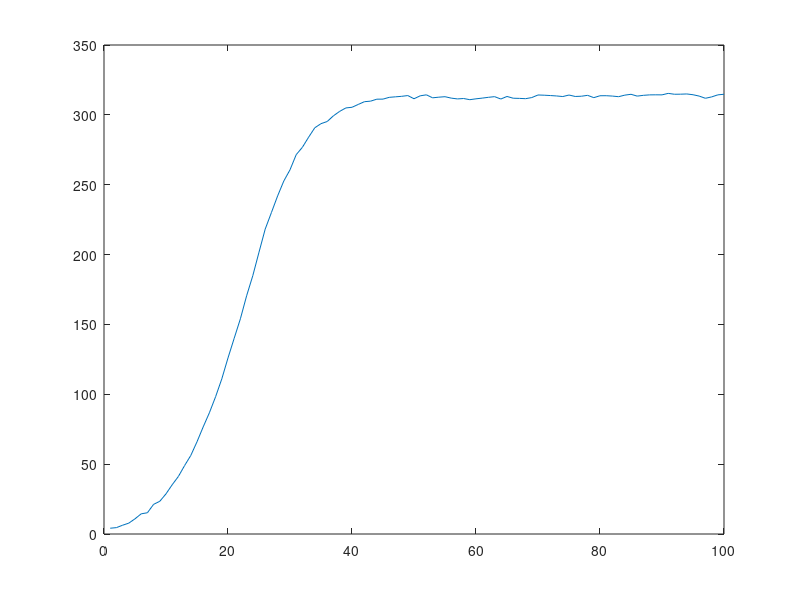

MATLAB code for this plot: (Note: this script raises an error after producing the figure.)
% Test simple Bass model over real data together with MCMC and parameters
% (only on one add-on)
% estimate
clear all;                              % clear workspace
global  Y1p MADp MSEp;
% MKt6v99 Spec Topics:  Bayesian Dynamic Models, Norris Bruce
% Extended Kalman Filter - Example
pp =1;
p      =  1;     T = 100;               % p dimension of state vector; T length of series
m0     =  randn(p,1); C0 = eye(p);      % intial state distribution at t=0

%Bass Model parameter simulation
qi1=0.38*rand(1,1);
pi1=0.003*rand(1,1);
mi1=1000*rand(1,1);

F      =  ones(p,1);  GT = diag([-qi1./mi1 (1-pi1+qi1)]); d = diag(GT);     % Observation and systems matrix  
v      =  eye(p)*0.2;       w = 0.5*eye(p);              % known observation and sytem variance


% Simulate Observations  y(t) and states 
tt1    =  5*rand(p,T+1); y = zeros(p,T); x = rand(T,1); F =  eye(p); y=[]; beta=pi1*mi1 ;
ew     =  chol(w)'*randn(p,T);  ev = chol(v)'*randn(p,T); x= ones(p,T); uT=diag(beta)*x;
%a      =  rand(1,5); b = rand(1,5); alpha = [1.2; 1.05];

% LINEAR Goodwill
%for  t =  2:T+1 tt1(1,t) =  d(1)*tt1(1,t-1) + uT(1,t-1) + ew(1,t-1); end;
%for  t =  2:T+1 tt1(2,t) =  d(2)*tt1(2,t-1) + uT(2,t-1) + ew(2,t-1); end; plot(tt1);

% NONLINEAR Goodwill
for  t =  2:T+1 tt1(1,t) =  d(1)*tt1(1,t-1).^2 + d(2)*tt1(1,t-1)+ uT(1,t-1) + ew(1,t-1); end;                
%for  t =  2:T+1 tt1(2,t) =  tt1(2,t-1)- d(2)*tt1(2,t-1)^alpha(2) + uT(2,t-1) + ew(2,t-1); end; plot(tt1);


for  t =  1:T 

 y(:,t)  = tt1(1,t)  +  ev(:,t);
 %[a(1)*tt1(1,t) - a(2)*tt1(2,t) - a(3)*tt1(1,t)^2 +  a(4)*tt1(2,t)^2 + a(5)*tt1(1,t)*tt1(2,t); ...
  %           b(1)*tt1(2,t) - b(2)*tt1(1,t) - b(3)*tt1(2,t)^2 +  b(4)*tt1(1,t)^2 + b(5)*tt1(1,t)*tt1(2,t)] + ev(:,t);

end;
plot(y(1,:)); pause; % plot(y(2,:)); 
tt1s = tt1(:,2:T+1);
%==========================================================================
%============================ Data ======================================
%==========================================================================
% global variable used in linearized form
global yp yc betas se_est ;

% Read platform data inclusion
format long
[num,txt,raw] = xlsread('C:\Users\MHE\Desktop\ActiveCourses\Projects\FirefoxAddon(VeryLowPriority)\DiffData\platformdata.xlsx',1);
yp = num(:,20)/(10^7); %10 million firefox platform download [Scale in order to avoid singularity]
yc = num(:,21)/(10^7); %10 million competitors firefox platform downloads
ych = num(:,22)/(10^7); %10 million chrome firefox platform downloads
yie = num(:,23)/(10^7); %10 million chrome firefox platform downloads
ysaf = num(:,24)/(10^7); %10 million chrome firefox platform downloads
yop = num(:,25)/(10^7); %10 million chrome firefox platform downloads
pT   = size(yp,1); %cut the data of add-ons based on platform data
yusd =num(:,36)/(10^7); %10 million firefox platform download [Scale in order to avoid singularity]
yrt = num(:,31)/(10^7); %10 million competitors firefox platform downloads
yrt = cumsum(yrt); % since cumulative reviews are important
dwnldaddon =num(:,34)/(10^7); %10 million firefox platform download [Scale in order to avoid singularity]
crtdAddons =num(:,33)/(10^7); %10 million firefox platform download [Scale in order to avoid singularity]
crtdAddons = cumsum(crtdAddons); % since cumulative reviews are important
updtdAddons =num(:,31)/(10^7); %10 million firefox platform download [Scale in order to avoid singularity]
updtdAddons = cumsum(updtdAddons); % since cumulative reviews are important
%dwnldaddon =cumsum(dwnldaddon);

yc =[ych  yie];  % yie yie ysaf yop %yusd.*yrt yrt %dwnldaddon
%yc = [0; yc(1:(size(yc,1)-1))]; % for the moment m0 it is zero
yc = [zeros(1,size(yc,2)); yc(1:(size(yc,1)),:)]; % for the moment m0 it is zero
kp     = 3+size(yc,2); %estimating three parameters (3 bass parameters and 2 competition parameter; we have rating and OL (2) and interaction (1))
%yp  = Mt(2:pT); %simulated data [end of the same file]
ppparam = 0.0003;
npparam =repmat(-0.0002,[size(yc,2) 1]);
qpparam = 0.0131;
M0param = max(yp); 
GTp  = diag([M0param ppparam qpparam npparam']);
xp = ones(p,pT);
X0= max(yp);
uTp= ppparam*M0param + M0param*yc*npparam;
options = optimset('Display','on','MaxIter',10000,'TolX',10^-30,'TolFun',10^-30,'UseParallel','always'); %,'GradObj','on'
% prior parameters for M0
varp    =  2.5e2; % consider high variance (broad prior)
meanp   =  max(yc)+5;
px       =  2;
Lpriorp =  - 0.5*log(2*pi*varp) -   0.5*sum((M0param-meanp).^2/varp);
% tunning parameters
pc        = 1e3; % for the draws of M0
pcorigin  = pc;
postPOld  = Lpriorp;
accepRate =0;


 %clear all;
% load data;   % linear state equation equation - nerlove arrow
 
 %load data2;   % nonlinear state equation equation - nerlove arrow

 jumps      =    5; idx = 0; jp = 0; ndraw=8000;  ndraw0 = 2000; 


  %platform variables
 bp_ =  zeros(pT*p,(ndraw-ndraw0)/jumps);
 b0p_ = zeros(p,(ndraw-ndraw0)/jumps);
 cp_ = zeros(kp+1+1,(ndraw-ndraw0)/jumps); %because v has the size of (n+1)*(n+1): 2 variance, 3 Bass parameters and 1 competition param
 %df_ = zeros((2*n+2)*(2*n+2),(ndraw-ndraw0)/jumps);   % to save full var-covar matrix
 mp=zeros(1,pT);
 Cp = repmat(eye(pp),[1 1 pT]);
 m0p = rand(pp,1);
 C0p = repmat(eye(pp),[1 1]);
 
 %for platform
 errwp_ =0;
 errvp_ = 0;
 MADp=zeros(1,pT); MSEp = zeros(1,pT);
 Y1p = zeros(1,pT); % n for add-ons and 1 for platform
 b0p    =  zeros(kp-1,1); 
 S0Invp =  1.5e-7*eye(kp-1);
 btempp=zeros(kp,1);
 
 
 % prior 
 b0    =  zeros(kp-1,1); %[0.5; 0.5; .5; .5]; 
 S0Inv =  1.5e-7*eye(kp-1);
 wa0=0.1; wv02=.1;va0=0.1;vv02=.1;
 
 %platform
    T = pT;
    tt1p    =  15*ones(p,pT); 
    vp     =  0.2; % it includes all observation equations of platform state equation
    wp = 0.5;              % known observation and sytem variance
    LL       =    zeros(1,(ndraw-ndraw0)/jumps);   % log likelihood
  cumj=0;  
  
  %check multicollinearity
  temp=regstats(yc(:,1),yc(:,2:size(yc,2)),'linear');
  vif = 1/(1-temp.rsquare)
  
  clc
 tic;
for i = 1:ndraw
    i
    
   % platform EKF calculation
    [mp(:,1:pT),Cp(:,:,1:pT),m0p(:,:),C0p,tt1p(1:pT),tt0p]     =     BEKFPMOnlyPlatformCompetitor(yp(1:pT),F,pp,m0p(:,:),C0p(:,:),vp,wp,GTp(:,:),uTp(1:pT),yc);   %,a,b,alpha

   
    ttr1=tt1p(1:pT)';
    ttind1p= [tt0p;tt1p(1:pT-1)'];
    %ttindepbuilder(tt0p,tt1p(1:pT),pT,xp) ; % drop last value
   
   %simulate GT = d, beta (System Equation)
   % first simulate M0|p,q,beta erround the mode obtained using fminunc
   X0= M0param;
   alpha     = 0.5;
   accptnrnd = 0.8;
   [x,fval,exitflag,output,grad,hessian]=fminunc('HorskeySimonMethodM0',X0,options,yc,ppparam,npparam,qpparam,ttind1p,ttr1,Lpriorp,[m0p mp(:,1:pT-1)]',wp);
   var        = inv(hessian);
   if (hessian <= 0)
       var = 1e-6;
   end;
   j=1;
%   pc = pcorigin;
   swfac =1; % to facilitate the first round when I am using prior
   while ((alpha < accptnrnd)) %&& (swfac == 1) )
       j=j+1
       wpm =pc*var;
       if (wpm==0)
           wpm = 1e-6;
       end;
       M0paramNew   =  x + chol(wpm)'*randn(length(x),1);
       postPNew  = -HorskeySimonMethodM0(M0paramNew,yc,ppparam,npparam,qpparam,ttind1p,ttr1,Lpriorp,[m0p mp(:,1:pT-1)]',wp); % log of new posterior
       postPOld  = -HorskeySimonMethodM0(M0param,yc,ppparam,npparam,qpparam,ttind1p,ttr1,Lpriorp,[m0p mp(:,1:pT-1)]',wp); % log of old posterior
       alpha     = postPNew - postPOld;
       accptnrnd = log(rand(1,1));
       % M0paramNew = M0param + pc*randn(length(M0Param),1);
%       (accepRate/i) 
%         if ((accptncCounter/i) < .15)
%            disp('increase')
%            pc = pc*0.4
%         else
%           disp('decrease')
%           pc = pc*1.05
%        end;
%        if (ceil(j./6) == (j./6))
%            alpha
%            accptnrnd
%            pc = pc*.1;
%            pc*wp
%        end;
%        if (i==1)
%            swfac =0;
%        end;
   end;
   cumj= cumj+j;
   % check acceptance rate and modify it
   accepRate=i/cumj % because i out of all cumj iterations is accepted until now
%    if (accepRate < .15) % per Dr. Norris 1/1/2013 I should not change it
%        disp('increase')
%        pc = pc*0.8
%     else
%       disp('decrease')
%       pc = pc*1.25
%    end;
   
   postPOld  = postPNew;
   M0param   = M0paramNew;
  % f = -qpparam/x*(2*ttind1p.*m-m.^2) + (1+qpparam-ppparam).*ttind1p-(yc(1:(size(yc,1)-1),:)*npparam).*ttind1p+ppparam*x + yc(1:(size(yc,1)-1),:)*npparam*x;
   ttindtemp = [(-2*[m0p mp(:,1:pT-1)]'.*ttind1p+[m0p mp(:,1:pT-1)]'.^2)/M0param+ttind1p M0param-ttind1p yc(1:(size(yc,1)-1),:).*repmat((M0param-ttind1p),[1 size(yc,2)])];
   ttrtemp = ttr1;
   ttr1    = ttr1 - ttind1p;
   ttind1p = ttindtemp;
    
    S1   =  (((ttind1p'*ttind1p)/wp)+S0Invp)\speye(size((((ttind1p'*ttind1p)/wp)+S0Invp)));%inv(((ttind1'*ttind1)/wp)+S0Inv);
    b1   =  S1*(((ttind1p'*ttr1)/wp)+S0Invp*b0p(:,1));
    btp   =  b1 + chol(S1)'*randn(length(b1),1);
    btempp(:,1)=[M0param btp']'; % to use in cross section
    qpparam   = btp(1);
    ppparam   = btp(2);
    npparam   = btp(3:(2+size(yc,2)));
    disp('I am here 1')
    GTp(:,:)  =   diag([M0param ppparam qpparam npparam']);
    uTp(1:pT) =   ppparam*M0param + M0param*yc(1:(size(yc,1)-1),:)*npparam;
    disp('I am here 2')
    %simulate v ~ IG (System Equation)
    wa1  = (wa0+pT)/2;
    wv12 = (wv02+(ttr1-ttind1p(1:pT,1:3)*btp(1:3,1))'*(ttr1-ttind1p(1:pT,1:3)*btp(1:3,1)))/2;
    ewv = (ttr1-ttind1p(1:pT,1:3)*btp(1:3,1));
    wp  =  1/gamrnd(wa1,1/wv12);

    %simulate w ~ IG (Observation Equation)
    ttr1 = ttrtemp;
    va1= (va0+pT)/2;
    vv12= (vv02+((yp - ttr1)'*(yp - ttr1)))/2;
    evv =yp - ttr1;
    vp =1/gamrnd(va1,1/vv12);

   if   (i                >     ndraw0)             %  Discarding burnin
        idx               =     idx + 1; end; 
    
   if   idx              ==     jumps
        idx               =     0;
        jp                =     jp + 1;
     
       bp_(1:pT,jp)          =     reshape(tt1p(1:pT)',pT*p,1); 
       b0p_(:,jp)        =     tt0p; 
       cp_(:,jp)         =     [btempp;vp;wp]; %vp will be saved as a matrix
       LL (jp)      = LL(jp)- 0.5*(2*wv12-wv02)/wp.^2 -  0.5*pT*pp*log(2*pi*wp.^2);
       LL (jp)      = LL(jp)- 0.5*(2*vv12-va0)/vp.^2 -   0.5*pT*pp*log(2*pi*vp.^2);
       errwp_  =  errwp_ + ewv;
       errvp_  =  errvp_ + evv;
    end;
end;
toc;

%platform parameters
cpmean_ = mean(cp_,2);
disp('parameter estiamte for [M0 q p n] are (posterior):');
disp(cpmean_');


% check Convergence of Platform
for i=1:7; %because 8 variables
    subplot(2,4, i)
    plot(cp_(i,:))
end;

% check multicollinearity
 temp = regstats(mean(bp_,2),yc(1:1423,:),'linear');
 VIF =1/(1-temp.rsquare)
 



% Check significance of platform
%platformparams = [pip_e;qip_e;mip_e];
i =5;
hpdisp = zeros(10,2);
for i =1:7;
    alldraws = [cp_(i,:)' ];

    result = momentg(alldraws);
    means=[result.pmean]';
    stdevs=[result.pstd]';

    % HPDI
    [n1,n2]=size(cp_(i,:));
     hpdis=zeros(n1,2);
      for ii=1:n1
         hpdis(ii,1:2) = hpdi(cp_(i,:)',.95);
      end
      hpdisp(i,:) = hpdis;
end;

% generate data according to Bass Model

ps = 0.0142;
qs  = 0.0306;
ms  = 22.63;
Mt = zeros(pT+1, 1);
mt =zeros(pT,1);
for t=1:pT;
     mt(t) =  -qs/ms *(Mt(t)).^2 + (qs- ps) *Mt(t) + ps*ms;    
     Mt (t+1) = Mt(t) + mt(t);
end;

% data 
yp  = Mt(2:pT);
pT   = size(yp,1); %cut the data of add-ons based on platform data
GTp  = GT;
xp = ones(p,pT);
uTp= diag(beta)*xp(1:pT);

% test simple bass regression for the platform
ypdiff =diff(yp);
ypindep = [yp(1:(size(yp,1)-1)).^2 yp(1:(size(yp,1)-1)) ones((size(yp,1)-1),1)];
betas=inv(ypindep'*ypindep)*ypindep'*ypdiff;
errors=ypdiff-ypindep*betas;
vcm=(errors'*errors)*inv(ypindep'*ypindep)/(size(yp,1)-1);
se_est=sqrt(diag(vcm));
disp('Parameters of simple Bass regression is (alpha, beta, gamma):')
disp([betas']);
disp('t-stat is:');
disp([betas'./se_est']);
pbmparam = (-betas(2)+sqrt(betas(2).^2-4*betas(1)*betas(3)))/2;
qbmparam = -betas(1)*betas(3)/pbmparam;
mbmparam = -qbmparam/betas(1);
disp('Bass parameters are (p, q, m):')
disp([pbmparam qbmparam mbmparam])

% test simple bass regression for the platform with including competitor
% response
ypdiff =diff(yp);
ypindep = [yp(1:(size(yp,1)-1)).^2 yp(1:(size(yp,1)-1)) yp(1:(size(yp,1)-1)).*yc(1:(size(yc,1)-1)) yc(1:(size(yc,1)-1)) ones((size(yp,1)-1),1)];
betas=inv(ypindep'*ypindep)*ypindep'*ypdiff;
errors=ypdiff-ypindep*betas;
vcm=(errors'*errors)*inv(ypindep'*ypindep)/(size(yp,1)-1);
se_est=sqrt(diag(vcm));
disp('Parameters of simple Bass regression is (alpha, beta, gamma):')
disp([betas']);
disp('t-stat is:');
disp([betas'./se_est']);
nparam = - betas(3);
m0param = betas(4)/nparam;
pbmparam = betas(5)/m0param;
qbmparam = - betas(1)/m0param;
disp('Bass parameters are (p, q, m, c):')
disp([pbmparam qbmparam m0param nparam])
disp('q-p = beta check')
disp([qbmparam - pbmparam  betas(2)])

% Use Horskey and Simon Method
scale =10^9;
yp = num(:,20)/(scale); %K firefox platform download [Scale in order to avoid singularity]
yc = num(:,21)/(scale); %K  competitors firefox platform downloads
ych = num(:,22)/(scale); %K  chrome  platform downloads
yie = num(:,23)/(scale); %K  ie platform downloads
ysaf = num(:,24)/(scale); %K  safari firefox platform downloads
yop = num(:,25)/(scale); %K  opera firefox platform downloads
yc =[ych yie]; %[ych yie ysaf yop];
plot([ych yie ysaf yop]) %zeros(1,size(yc,2));
yc = [ yc(1:(size(yc,1)),:)]; % for the moment m0 it is zero
%yp  = Mt(2:pT); %simulated data [end of the same file]
%X0= max(yp);
X0 =2.485903338959157;
options=optimset('Display','on','MaxIter',10000,'TolX',10^-30,'TolFun',10^-30,'UseParallel','always'); %'GradObj','on'
[x,fval,exitflag,output,grad,hessian]=fminunc('HorskeySimonMethod',X0,options,yp,yc);
ste = diag(inv(hessian));
ste = sqrt(ste);
disp('Parameters of simple Bass regression is (p, n, q, M0):')
disp([betas' x]);
disp('t-stat is:');
disp([betas'./se_est' x./ste]);

%genetic algorithm to show identification
FitnessFunction = {@HorskeySimonMethod,yp,yc};
numberOfVariables = 1;
[x,fval] = ga(FitnessFunction,numberOfVariables);
[exp(x)]



for i = 1:size(b_,1) plot(b_(i,:));  grid; pause; end;
tt1  =   mean(b_,2); tt1 = reshape(tt1,T,p)'; m0 = mean(b0_,2);

 MAD= mean(MAD); MSE = mean(MSE);
% 1-step ahead forecast
for i=1:p
tx = 1:T; plot(tx,Y1(i,:), '--' ,tx,y(i,:),'-.' );
title('Step Ahead Forecast'); xlabel('Time');
ylabel('y(t)'); legend('Predicted','Actual'); pause;
end;

for i=1:p
% Posterior mean vs Simulated tt1
tx = 1:T; plot(tx,tt1(i,:), '--' ,tx,tt1s(i,:),'-.' );
title('Posterior Mean vs Simulation'); xlabel('Time');
ylabel('alpha(t)'); legend('Posterior','Simulation'); pause;
end;


subplot(2,2,1)
plot(y(1,:))
xlabel('Time'); ylabel('y(t)'); 

subplot(2,2,2)
plot(y(2,:))
xlabel('Time'); ylabel('y(t)'); 

subplot(2,2,4)
plot(tt1s(2,:))
xlabel('Time'); ylabel('tt1'); 



subplot(3,2,3)
plot(b_(51,:))
title('alpha(50)');

subplot(3,2,5)
plot(b_(101,:))
title('alpha(100)');



subplot(3,2,2)
plot(b_(103,:))
title('beta(1)');

subplot(3,2,4)
plot(b_(152,:))
title('beta(50)');

subplot(3,2,6)
plot(b_(202,:))
title('beta(100)');